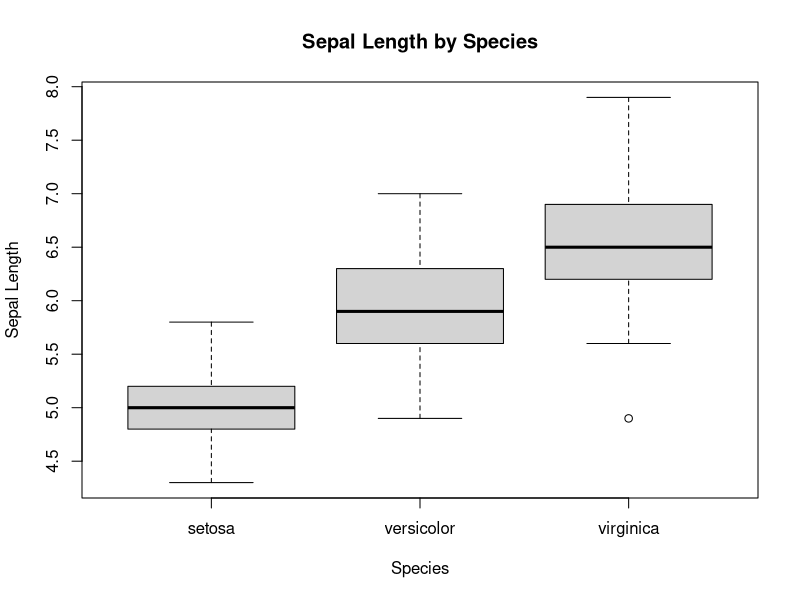
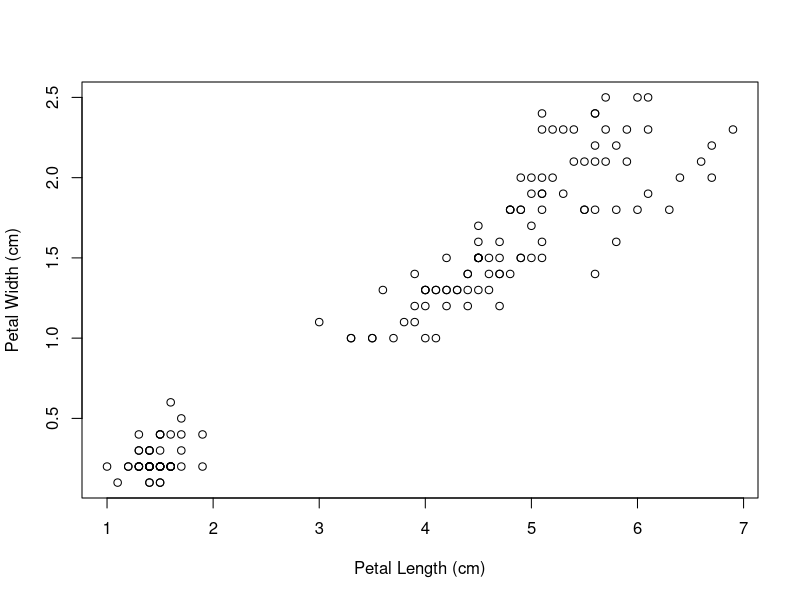

These charts were generated, in order, by the following R code:
data(iris)

fit_species = lm(Sepal.Length ~ Species, data = iris)
summary(fit_species)
boxplot(Sepal.Length ~ Species, data=iris,  ylab = "Sepal Length",
        main = "Sepal Length by Species")
shapiro.test(residuals(fit_species))

fit_petals = lm(Petal.Width ~ Petal.Length, data = iris)
plot(
  Petal.Width ~ Petal.Length,
  data = iris,
  xlab = "Petal Length (cm)",
  ylab = "Petal Width (cm)")
summary(fit_petals)
-0.363076 + 4*(0.415755)
shapiro.test(residuals(fit_petals))
